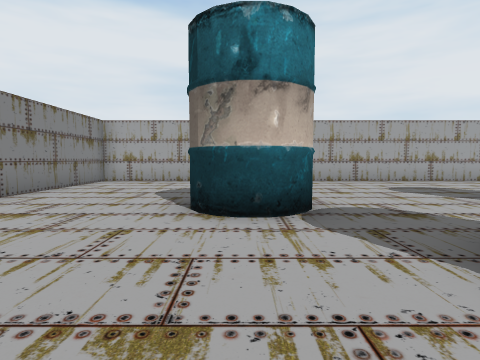
[1] (above)

20 first-person views from a walk through a scene from a Unity 3-D project. The camera is 1.4 m above the floor, tilts 4° down and sees 80° across. The floor is counted in squares, 2 m on a side. Each view is taken from the middle of a square. On the plan, view 1 faces up. The plan holds only what a view shows up to about 10 squares ahead; the rest is blank. The player character is not drawn. Some animated figures are not drawn.

[2]
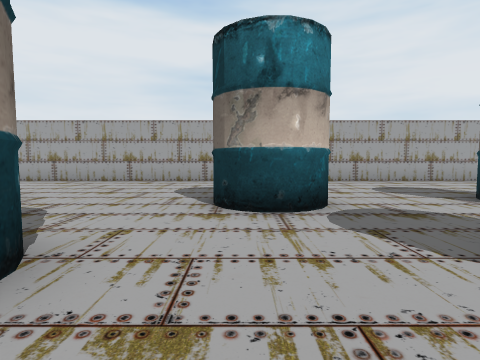

[3]
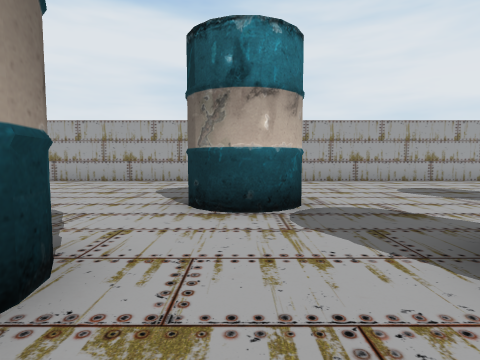

[4]
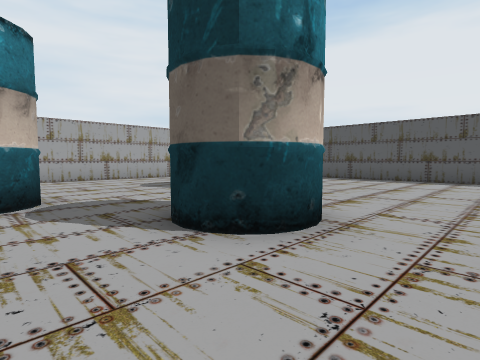

[5]
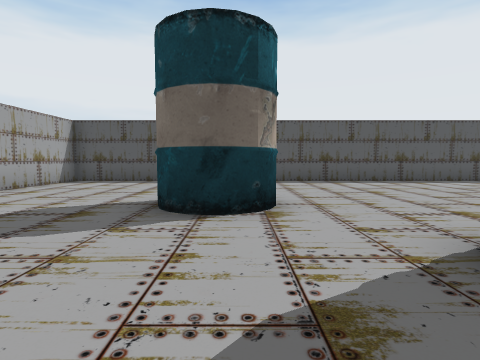

[6]
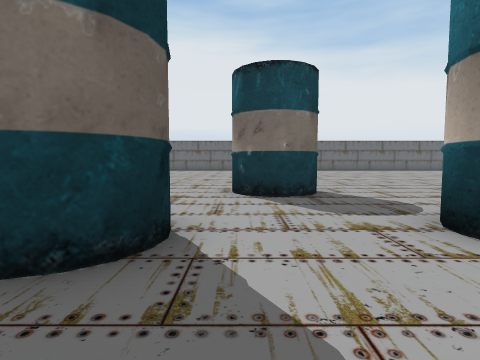

[7]
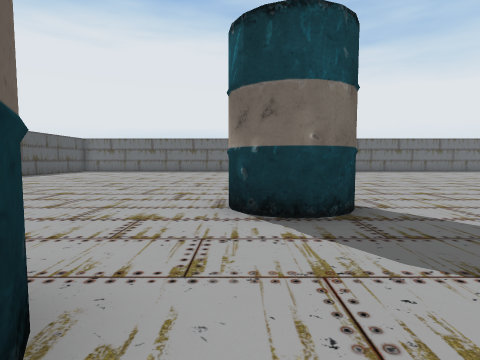

[8]
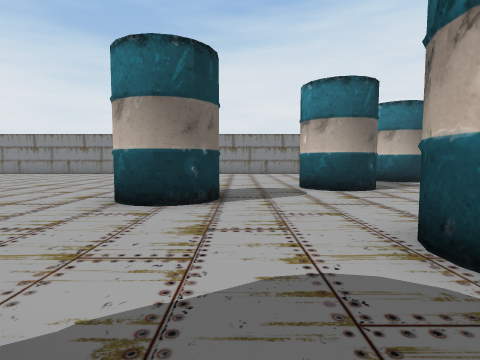

[9]
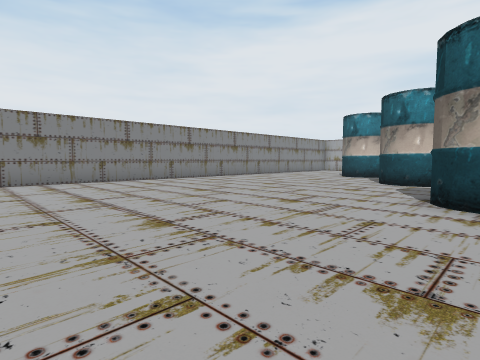

[10]
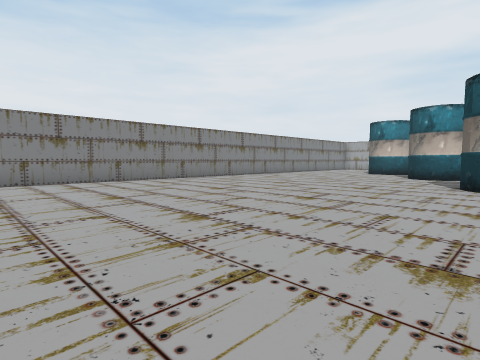

[11]
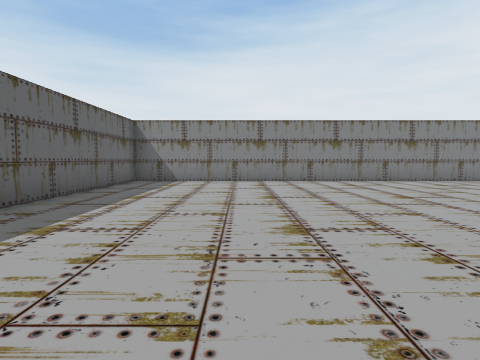

[12]
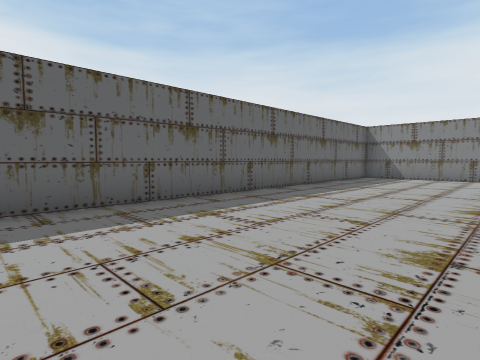

[13]
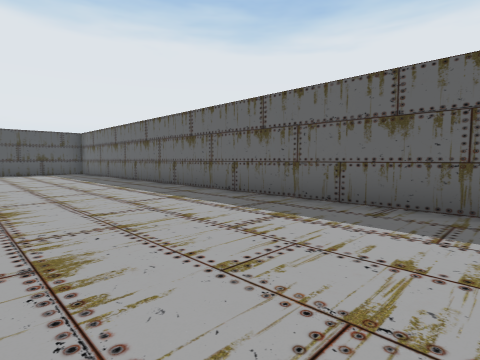

[14]
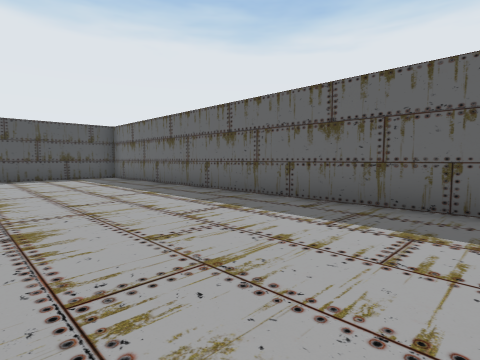

[15]
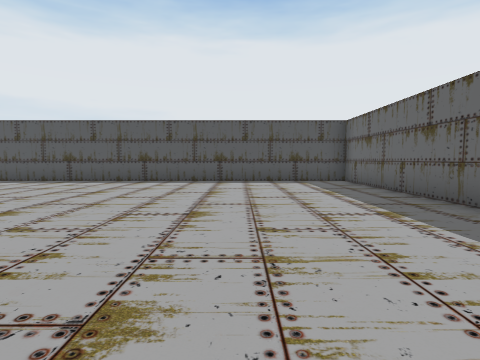

[16]
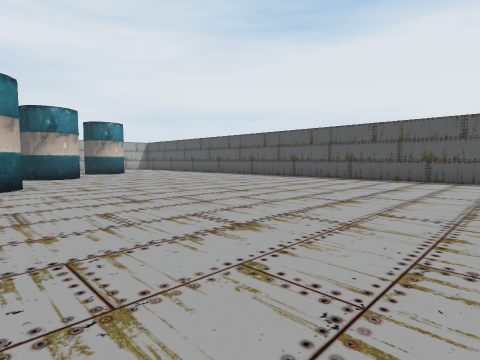

[17]
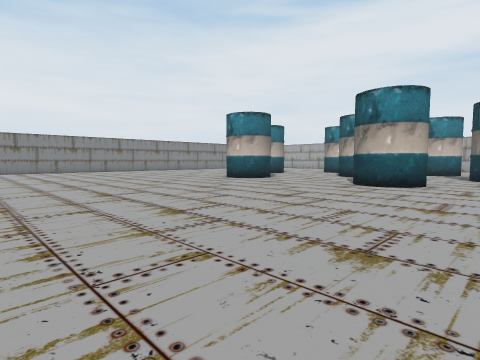

[18]
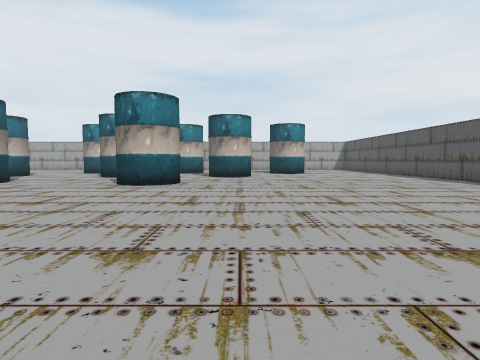

[19]
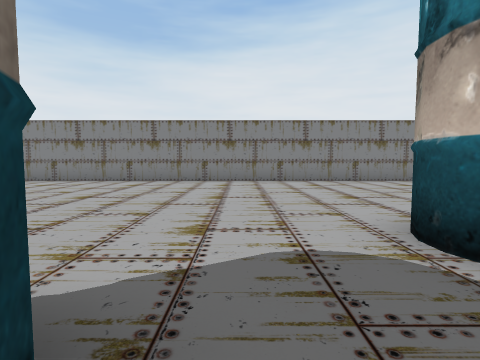

[20]
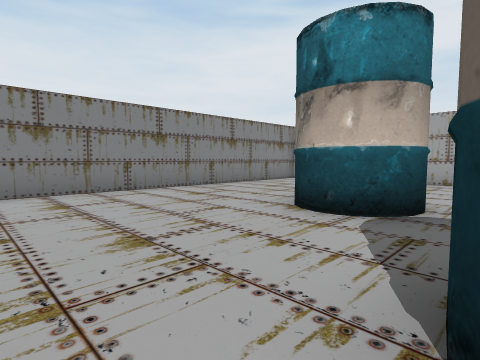

### Floor plan
Key: @ floor where view 1 was taken; # wall or solid block; . floor; B barrel.
Columns run from 5 left of view 1 to 21 right of it. Each row starts with its distance up from view 1.
 10 ###########################
  9 #.........................#
  8 #.........................#
  7 #.........................#
  6 #........................
  5 #....##...##... B...#B
  4 #....#B...B#...#....#
  3 #.........................#
  2 #......##....B...# .......#
  1 #......B#...B#B..#B.......#
  0 #....@....................#
 -1 #.........................#
 -2 #........B#....#B.........#
 -3 #.........#....##.........#
 -4 #.........................#
 -5 #.........................#
 -6 #.........................#
 -7 #.........................#
 -8 #.........................#
 -9 #.........................#
-10 #.........................#
-11 #.........................#
-12 #.........................#
-13 #.........................#
-14 #.........................#
-15 #.........................#
-16 ###########################

Where each view was taken, in squares from view 1:
view 1: 0 up, 0 right, facing up
view 2: 0 up, 5 right, facing up
view 3: 0 up, 10 right, facing up
view 4: 1 down, 10 right, facing up-right
view 5: 4 up, 11 right, facing right
view 6: 4 up, 11 right, facing down
view 7: 2 up, 11 right, facing down
view 8: 1 down, 10 right, facing left
view 9: 8 down, 5 right, facing up-left
view 10: 11 down, 5 right, facing up-left
view 11: 12 down, 5 right, facing left
view 12: 11 down, 7 right, facing down-left
view 13: 11 down, 5 right, facing down-right
view 14: 11 down, 9 right, facing down-right
view 15: 12 down, 11 right, facing right
view 16: 11 down, 10 right, facing up-right
view 17: 11 down, 13 right, facing up-left
view 18: 11 down, 13 right, facing up
view 19: 1 down, 5 right, facing left
view 20: 0 up, 2 right, facing up-left
